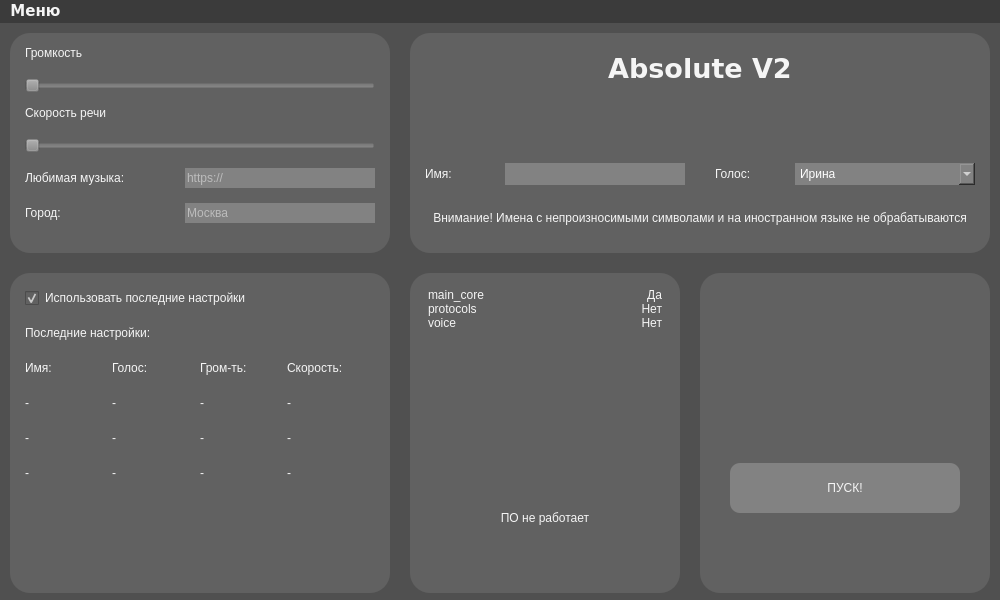
<?xml version="1.0" encoding="UTF-8"?>
<ui version="4.0">
 <class>MainWindow</class>
 <widget class="QMainWindow" name="MainWindow">
  <property name="geometry">
   <rect>
    <x>0</x>
    <y>0</y>
    <width>1000</width>
    <height>600</height>
   </rect>
  </property>
  <property name="sizePolicy">
   <sizepolicy hsizetype="Fixed" vsizetype="Fixed">
    <horstretch>0</horstretch>
    <verstretch>0</verstretch>
   </sizepolicy>
  </property>
  <property name="minimumSize">
   <size>
    <width>1000</width>
    <height>600</height>
   </size>
  </property>
  <property name="maximumSize">
   <size>
    <width>1000</width>
    <height>600</height>
   </size>
  </property>
  <property name="baseSize">
   <size>
    <width>1000</width>
    <height>600</height>
   </size>
  </property>
  <property name="windowTitle">
   <string>MainWindow</string>
  </property>
  <property name="styleSheet">
   <string notr="true">background: rgb(59, 59, 59);
color: rgb(245, 245, 245);
font: 700 11pt &quot;Verdana&quot;;
</string>
  </property>
  <widget class="QWidget" name="centralwidget">
   <property name="styleSheet">
    <string notr="true">background: rgb(80, 80, 80)</string>
   </property>
   <widget class="QWidget" name="blok_voise" native="true">
    <property name="geometry">
     <rect>
      <x>10</x>
      <y>10</y>
      <width>380</width>
      <height>220</height>
     </rect>
    </property>
    <property name="styleSheet">
     <string notr="true">background:rgb(97, 97, 97);
border-radius: 20%;</string>
    </property>
    <widget class="QSlider" name="speed_slid">
     <property name="geometry">
      <rect>
       <x>15</x>
       <y>100</y>
       <width>350</width>
       <height>25</height>
      </rect>
     </property>
     <property name="styleSheet">
      <string notr="true">background-color: rgba(130, 130, 130, 0);</string>
     </property>
     <property name="orientation">
      <enum>Qt::Horizontal</enum>
     </property>
    </widget>
    <widget class="QSlider" name="vpl_slid">
     <property name="geometry">
      <rect>
       <x>15</x>
       <y>40</y>
       <width>350</width>
       <height>25</height>
      </rect>
     </property>
     <property name="styleSheet">
      <string notr="true">background-color: rgba(130, 130, 130, 0);</string>
     </property>
     <property name="orientation">
      <enum>Qt::Horizontal</enum>
     </property>
    </widget>
    <widget class="QLabel" name="speed">
     <property name="geometry">
      <rect>
       <x>15</x>
       <y>70</y>
       <width>200</width>
       <height>20</height>
      </rect>
     </property>
     <property name="styleSheet">
      <string notr="true">background-color: rgba(130, 130, 130, 0);</string>
     </property>
     <property name="text">
      <string>Скорость речи</string>
     </property>
    </widget>
    <widget class="QLabel" name="vol">
     <property name="geometry">
      <rect>
       <x>15</x>
       <y>10</y>
       <width>100</width>
       <height>20</height>
      </rect>
     </property>
     <property name="styleSheet">
      <string notr="true">background-color: rgba(130, 130, 130, 0);</string>
     </property>
     <property name="text">
      <string>Громкость</string>
     </property>
    </widget>
    <widget class="QLineEdit" name="musik_name_edit">
     <property name="geometry">
      <rect>
       <x>175</x>
       <y>135</y>
       <width>190</width>
       <height>20</height>
      </rect>
     </property>
     <property name="styleSheet">
      <string notr="true">background-color: rgb(130, 130, 130);</string>
     </property>
     <property name="inputMask">
      <string notr="true"/>
     </property>
     <property name="text">
      <string/>
     </property>
     <property name="maxLength">
      <number>32767</number>
     </property>
     <property name="frame">
      <bool>true</bool>
     </property>
     <property name="echoMode">
      <enum>QLineEdit::Normal</enum>
     </property>
     <property name="alignment">
      <set>Qt::AlignLeading|Qt::AlignLeft|Qt::AlignVCenter</set>
     </property>
     <property name="dragEnabled">
      <bool>false</bool>
     </property>
     <property name="readOnly">
      <bool>false</bool>
     </property>
     <property name="placeholderText">
      <string>https://</string>
     </property>
    </widget>
    <widget class="QLabel" name="musik_name">
     <property name="geometry">
      <rect>
       <x>15</x>
       <y>135</y>
       <width>160</width>
       <height>20</height>
      </rect>
     </property>
     <property name="text">
      <string>Любимая музыка:</string>
     </property>
    </widget>
    <widget class="QLineEdit" name="musik_name_edit_2">
     <property name="geometry">
      <rect>
       <x>175</x>
       <y>170</y>
       <width>190</width>
       <height>20</height>
      </rect>
     </property>
     <property name="styleSheet">
      <string notr="true">background-color: rgb(130, 130, 130);</string>
     </property>
     <property name="inputMask">
      <string notr="true"/>
     </property>
     <property name="text">
      <string/>
     </property>
     <property name="maxLength">
      <number>32767</number>
     </property>
     <property name="frame">
      <bool>true</bool>
     </property>
     <property name="echoMode">
      <enum>QLineEdit::Normal</enum>
     </property>
     <property name="alignment">
      <set>Qt::AlignLeading|Qt::AlignLeft|Qt::AlignVCenter</set>
     </property>
     <property name="dragEnabled">
      <bool>false</bool>
     </property>
     <property name="readOnly">
      <bool>false</bool>
     </property>
     <property name="placeholderText">
      <string>Москва</string>
     </property>
    </widget>
    <widget class="QLabel" name="musik_name_2">
     <property name="geometry">
      <rect>
       <x>15</x>
       <y>170</y>
       <width>160</width>
       <height>20</height>
      </rect>
     </property>
     <property name="text">
      <string>Город:</string>
     </property>
    </widget>
   </widget>
   <widget class="QWidget" name="widget_2" native="true">
    <property name="geometry">
     <rect>
      <x>410</x>
      <y>10</y>
      <width>580</width>
      <height>220</height>
     </rect>
    </property>
    <property name="styleSheet">
     <string notr="true">background:rgb(97, 97, 97);
border-radius: 20%;</string>
    </property>
    <widget class="QLabel" name="name">
     <property name="geometry">
      <rect>
       <x>15</x>
       <y>130</y>
       <width>70</width>
       <height>22</height>
      </rect>
     </property>
     <property name="text">
      <string>Имя:</string>
     </property>
    </widget>
    <widget class="QLabel" name="voise">
     <property name="geometry">
      <rect>
       <x>305</x>
       <y>130</y>
       <width>100</width>
       <height>22</height>
      </rect>
     </property>
     <property name="text">
      <string>Голос:</string>
     </property>
    </widget>
    <widget class="QComboBox" name="chose_voise">
     <property name="geometry">
      <rect>
       <x>385</x>
       <y>130</y>
       <width>180</width>
       <height>22</height>
      </rect>
     </property>
     <property name="styleSheet">
      <string notr="true">color:rgb(255, 255, 255);
background-color: rgb(130, 130, 130);
border-color: rgb(255, 255, 255);</string>
     </property>
     <item>
      <property name="text">
       <string>Ирина</string>
      </property>
     </item>
     <item>
      <property name="text">
       <string>Александр</string>
      </property>
     </item>
     <item>
      <property name="text">
       <string>Анна</string>
      </property>
     </item>
     <item>
      <property name="text">
       <string>Елена</string>
      </property>
     </item>
    </widget>
    <widget class="QLabel" name="main_name">
     <property name="geometry">
      <rect>
       <x>140</x>
       <y>10</y>
       <width>300</width>
       <height>50</height>
      </rect>
     </property>
     <property name="font">
      <font>
       <family>Verdana</family>
       <pointsize>20</pointsize>
       <italic>false</italic>
       <bold>true</bold>
       <strikeout>false</strikeout>
      </font>
     </property>
     <property name="styleSheet">
      <string notr="true">font: 700  20pt &quot;Verdana&quot;;
background-color: rgba(130, 130, 130, 0);</string>
     </property>
     <property name="text">
      <string>Absolute V2</string>
     </property>
     <property name="alignment">
      <set>Qt::AlignCenter</set>
     </property>
    </widget>
    <widget class="QLineEdit" name="lineEdit">
     <property name="geometry">
      <rect>
       <x>95</x>
       <y>130</y>
       <width>180</width>
       <height>22</height>
      </rect>
     </property>
     <property name="styleSheet">
      <string notr="true">background-color: rgb(130, 130, 130);</string>
     </property>
    </widget>
    <widget class="QLabel" name="warning">
     <property name="geometry">
      <rect>
       <x>15</x>
       <y>164</y>
       <width>550</width>
       <height>41</height>
      </rect>
     </property>
     <property name="text">
      <string>Внимание! Имена с непроизносимыми символами и на иностранном языке не обрабатываются</string>
     </property>
     <property name="scaledContents">
      <bool>false</bool>
     </property>
     <property name="alignment">
      <set>Qt::AlignCenter</set>
     </property>
     <property name="wordWrap">
      <bool>true</bool>
     </property>
    </widget>
   </widget>
   <widget class="QWidget" name="widget_3" native="true">
    <property name="geometry">
     <rect>
      <x>10</x>
      <y>250</y>
      <width>380</width>
      <height>320</height>
     </rect>
    </property>
    <property name="styleSheet">
     <string notr="true">background:rgb(97, 97, 97);
border-radius: 20%;</string>
    </property>
    <widget class="QCheckBox" name="last_chose">
     <property name="geometry">
      <rect>
       <x>15</x>
       <y>15</y>
       <width>350</width>
       <height>20</height>
      </rect>
     </property>
     <property name="text">
      <string>Использовать последние настройки</string>
     </property>
     <property name="iconSize">
      <size>
       <width>16</width>
       <height>16</height>
      </size>
     </property>
     <property name="checked">
      <bool>true</bool>
     </property>
    </widget>
    <widget class="QLabel" name="last_chose_label">
     <property name="geometry">
      <rect>
       <x>15</x>
       <y>50</y>
       <width>350</width>
       <height>20</height>
      </rect>
     </property>
     <property name="text">
      <string>Последние настройки:</string>
     </property>
    </widget>
    <widget class="QLabel" name="label_6">
     <property name="geometry">
      <rect>
       <x>15</x>
       <y>85</y>
       <width>87</width>
       <height>20</height>
      </rect>
     </property>
     <property name="text">
      <string>Имя:</string>
     </property>
    </widget>
    <widget class="QLabel" name="label_7">
     <property name="geometry">
      <rect>
       <x>102</x>
       <y>85</y>
       <width>87</width>
       <height>20</height>
      </rect>
     </property>
     <property name="text">
      <string>Голос:</string>
     </property>
    </widget>
    <widget class="QLabel" name="label_8">
     <property name="geometry">
      <rect>
       <x>190</x>
       <y>85</y>
       <width>87</width>
       <height>20</height>
      </rect>
     </property>
     <property name="text">
      <string>Гром-ть:</string>
     </property>
    </widget>
    <widget class="QLabel" name="label_9">
     <property name="geometry">
      <rect>
       <x>277</x>
       <y>85</y>
       <width>87</width>
       <height>20</height>
      </rect>
     </property>
     <property name="text">
      <string>Скорость:</string>
     </property>
    </widget>
    <widget class="QLabel" name="label_10">
     <property name="geometry">
      <rect>
       <x>102</x>
       <y>120</y>
       <width>87</width>
       <height>20</height>
      </rect>
     </property>
     <property name="text">
      <string>-</string>
     </property>
    </widget>
    <widget class="QLabel" name="label_11">
     <property name="geometry">
      <rect>
       <x>277</x>
       <y>120</y>
       <width>87</width>
       <height>20</height>
      </rect>
     </property>
     <property name="text">
      <string>-</string>
     </property>
    </widget>
    <widget class="QLabel" name="label_12">
     <property name="geometry">
      <rect>
       <x>190</x>
       <y>120</y>
       <width>87</width>
       <height>20</height>
      </rect>
     </property>
     <property name="text">
      <string>-</string>
     </property>
    </widget>
    <widget class="QLabel" name="label_13">
     <property name="geometry">
      <rect>
       <x>15</x>
       <y>120</y>
       <width>87</width>
       <height>20</height>
      </rect>
     </property>
     <property name="text">
      <string>-</string>
     </property>
    </widget>
    <widget class="QLabel" name="label_14">
     <property name="geometry">
      <rect>
       <x>277</x>
       <y>155</y>
       <width>87</width>
       <height>20</height>
      </rect>
     </property>
     <property name="text">
      <string>-</string>
     </property>
    </widget>
    <widget class="QLabel" name="label_15">
     <property name="geometry">
      <rect>
       <x>102</x>
       <y>155</y>
       <width>87</width>
       <height>20</height>
      </rect>
     </property>
     <property name="text">
      <string>-</string>
     </property>
    </widget>
    <widget class="QLabel" name="label_16">
     <property name="geometry">
      <rect>
       <x>15</x>
       <y>155</y>
       <width>87</width>
       <height>20</height>
      </rect>
     </property>
     <property name="text">
      <string>-</string>
     </property>
    </widget>
    <widget class="QLabel" name="label_17">
     <property name="geometry">
      <rect>
       <x>190</x>
       <y>155</y>
       <width>87</width>
       <height>20</height>
      </rect>
     </property>
     <property name="text">
      <string>-</string>
     </property>
    </widget>
    <widget class="QLabel" name="label_18">
     <property name="geometry">
      <rect>
       <x>277</x>
       <y>190</y>
       <width>87</width>
       <height>20</height>
      </rect>
     </property>
     <property name="text">
      <string>-</string>
     </property>
    </widget>
    <widget class="QLabel" name="label_19">
     <property name="geometry">
      <rect>
       <x>102</x>
       <y>190</y>
       <width>87</width>
       <height>20</height>
      </rect>
     </property>
     <property name="text">
      <string>-</string>
     </property>
    </widget>
    <widget class="QLabel" name="label_20">
     <property name="geometry">
      <rect>
       <x>15</x>
       <y>190</y>
       <width>87</width>
       <height>20</height>
      </rect>
     </property>
     <property name="text">
      <string>-</string>
     </property>
    </widget>
    <widget class="QLabel" name="label_21">
     <property name="geometry">
      <rect>
       <x>190</x>
       <y>190</y>
       <width>87</width>
       <height>20</height>
      </rect>
     </property>
     <property name="text">
      <string>-</string>
     </property>
    </widget>
   </widget>
   <widget class="QWidget" name="widget_4" native="true">
    <property name="geometry">
     <rect>
      <x>410</x>
      <y>250</y>
      <width>270</width>
      <height>320</height>
     </rect>
    </property>
    <property name="styleSheet">
     <string notr="true">background:rgb(97, 97, 97);
border-radius: 20%;</string>
    </property>
    <widget class="QListWidget" name="name_of_file">
     <property name="geometry">
      <rect>
       <x>15</x>
       <y>15</y>
       <width>120</width>
       <height>281</height>
      </rect>
     </property>
     <property name="layoutDirection">
      <enum>Qt::LeftToRight</enum>
     </property>
     <property name="inputMethodHints">
      <set>Qt::ImhNone</set>
     </property>
     <property name="autoScroll">
      <bool>false</bool>
     </property>
     <property name="editTriggers">
      <set>QAbstractItemView::NoEditTriggers</set>
     </property>
     <property name="showDropIndicator" stdset="0">
      <bool>false</bool>
     </property>
     <property name="defaultDropAction">
      <enum>Qt::CopyAction</enum>
     </property>
     <property name="selectionMode">
      <enum>QAbstractItemView::NoSelection</enum>
     </property>
     <property name="textElideMode">
      <enum>Qt::ElideMiddle</enum>
     </property>
     <property name="verticalScrollMode">
      <enum>QAbstractItemView::ScrollPerPixel</enum>
     </property>
     <property name="movement">
      <enum>QListView::Static</enum>
     </property>
     <property name="flow">
      <enum>QListView::TopToBottom</enum>
     </property>
     <property name="isWrapping" stdset="0">
      <bool>false</bool>
     </property>
     <property name="resizeMode">
      <enum>QListView::Fixed</enum>
     </property>
     <property name="layoutMode">
      <enum>QListView::Batched</enum>
     </property>
     <property name="spacing">
      <number>2</number>
     </property>
     <property name="viewMode">
      <enum>QListView::ListMode</enum>
     </property>
     <property name="modelColumn">
      <number>0</number>
     </property>
     <property name="batchSize">
      <number>100</number>
     </property>
     <item>
      <property name="text">
       <string>main_core</string>
      </property>
     </item>
     <item>
      <property name="text">
       <string>protocols</string>
      </property>
     </item>
     <item>
      <property name="text">
       <string>voice</string>
      </property>
     </item>
    </widget>
    <widget class="QListWidget" name="icon_of_file">
     <property name="geometry">
      <rect>
       <x>135</x>
       <y>15</y>
       <width>120</width>
       <height>291</height>
      </rect>
     </property>
     <property name="layoutDirection">
      <enum>Qt::RightToLeft</enum>
     </property>
     <property name="autoScroll">
      <bool>false</bool>
     </property>
     <property name="editTriggers">
      <set>QAbstractItemView::NoEditTriggers</set>
     </property>
     <property name="showDropIndicator" stdset="0">
      <bool>false</bool>
     </property>
     <property name="selectionMode">
      <enum>QAbstractItemView::NoSelection</enum>
     </property>
     <property name="textElideMode">
      <enum>Qt::ElideLeft</enum>
     </property>
     <property name="verticalScrollMode">
      <enum>QAbstractItemView::ScrollPerItem</enum>
     </property>
     <property name="movement">
      <enum>QListView::Static</enum>
     </property>
     <property name="flow">
      <enum>QListView::TopToBottom</enum>
     </property>
     <property name="resizeMode">
      <enum>QListView::Fixed</enum>
     </property>
     <property name="layoutMode">
      <enum>QListView::Batched</enum>
     </property>
     <property name="spacing">
      <number>2</number>
     </property>
     <property name="viewMode">
      <enum>QListView::ListMode</enum>
     </property>
     <item>
      <property name="text">
       <string>Да</string>
      </property>
     </item>
     <item>
      <property name="text">
       <string>Нет</string>
      </property>
     </item>
     <item>
      <property name="text">
       <string>Нет</string>
      </property>
     </item>
    </widget>
    <widget class="QLabel" name="workind_or_not">
     <property name="geometry">
      <rect>
       <x>15</x>
       <y>210</y>
       <width>240</width>
       <height>70</height>
      </rect>
     </property>
     <property name="styleSheet">
      <string notr="true">font: 700 14pt &quot;Verdana&quot;;
background-color: rgba(130, 130, 130, 0);
</string>
     </property>
     <property name="text">
      <string>ПО не работает</string>
     </property>
     <property name="alignment">
      <set>Qt::AlignCenter</set>
     </property>
    </widget>
   </widget>
   <widget class="QWidget" name="widget_5" native="true">
    <property name="geometry">
     <rect>
      <x>700</x>
      <y>250</y>
      <width>290</width>
      <height>320</height>
     </rect>
    </property>
    <property name="styleSheet">
     <string notr="true">background:rgb(97, 97, 97);
border-radius: 20%;</string>
    </property>
    <widget class="QPushButton" name="button_start">
     <property name="geometry">
      <rect>
       <x>30</x>
       <y>190</y>
       <width>230</width>
       <height>50</height>
      </rect>
     </property>
     <property name="styleSheet">
      <string notr="true">font: 700 18pt &quot;Verdana&quot;;
background-color: rgb(130, 130, 130);
border-radius: 10%</string>
     </property>
     <property name="inputMethodHints">
      <set>Qt::ImhNone</set>
     </property>
     <property name="text">
      <string>ПУСК!</string>
     </property>
     <property name="checkable">
      <bool>false</bool>
     </property>
     <property name="checked">
      <bool>false</bool>
     </property>
     <property name="autoRepeat">
      <bool>false</bool>
     </property>
     <property name="autoExclusive">
      <bool>false</bool>
     </property>
     <property name="autoDefault">
      <bool>false</bool>
     </property>
     <property name="default">
      <bool>false</bool>
     </property>
     <property name="flat">
      <bool>false</bool>
     </property>
    </widget>
   </widget>
   <zorder>widget_5</zorder>
   <zorder>blok_voise</zorder>
   <zorder>widget_2</zorder>
   <zorder>widget_3</zorder>
   <zorder>widget_4</zorder>
  </widget>
  <widget class="QMenuBar" name="menubar">
   <property name="geometry">
    <rect>
     <x>0</x>
     <y>0</y>
     <width>1000</width>
     <height>24</height>
    </rect>
   </property>
   <property name="font">
    <font>
     <family>Verdana</family>
     <pointsize>11</pointsize>
     <italic>false</italic>
     <bold>true</bold>
    </font>
   </property>
   <widget class="QMenu" name="menu">
    <property name="title">
     <string>Меню</string>
    </property>
    <addaction name="action"/>
    <addaction name="action_2"/>
    <addaction name="action_3"/>
   </widget>
   <addaction name="menu"/>
  </widget>
  <action name="action">
   <property name="text">
    <string>Файлы</string>
   </property>
  </action>
  <action name="action_2">
   <property name="text">
    <string>Сайт</string>
   </property>
  </action>
  <action name="action_3">
   <property name="text">
    <string>Точечная настройка</string>
   </property>
  </action>
 </widget>
 <resources/>
 <connections/>
</ui>
